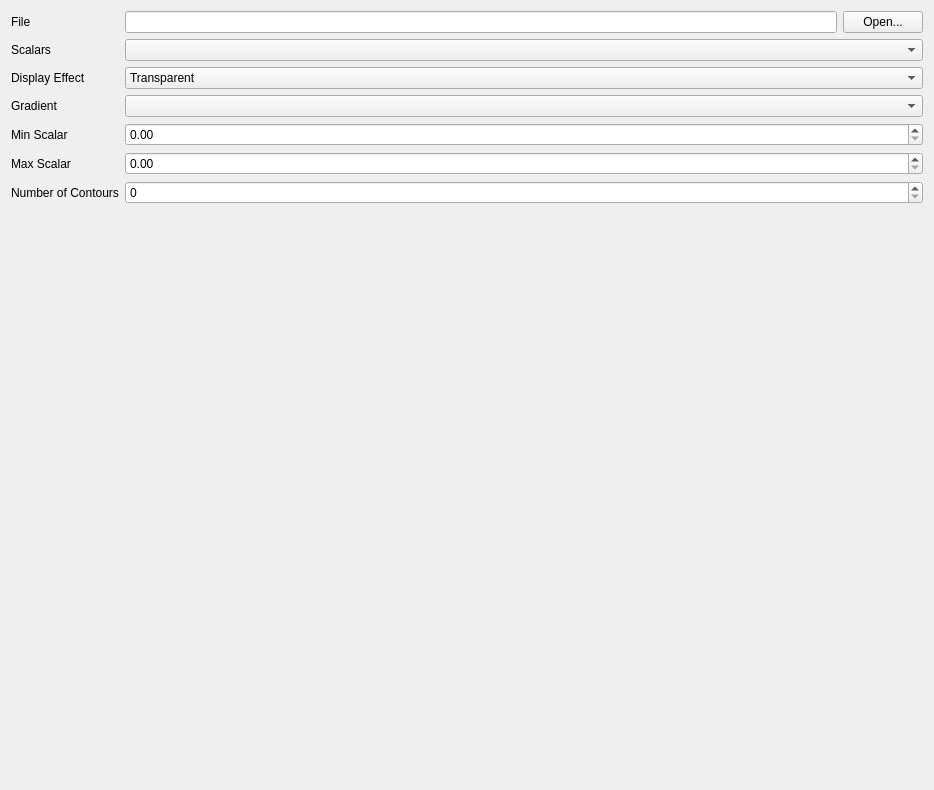
<?xml version="1.0" encoding="UTF-8"?>
<ui version="4.0">
 <class>IsosurfaceConfig</class>
 <widget class="QWidget" name="IsosurfaceConfig">
  <property name="geometry">
   <rect>
    <x>0</x>
    <y>0</y>
    <width>934</width>
    <height>790</height>
   </rect>
  </property>
  <property name="maximumSize">
   <size>
    <width>16777215</width>
    <height>16777215</height>
   </size>
  </property>
  <property name="windowTitle">
   <string>Form</string>
  </property>
  <layout class="QGridLayout" name="gridLayout_2">
   <item row="0" column="0">
    <layout class="QGridLayout" name="gridLayout">
     <item row="5" column="0">
      <widget class="QLabel" name="label_2">
       <property name="text">
        <string>Min Scalar</string>
       </property>
      </widget>
     </item>
     <item row="2" column="0">
      <widget class="QLabel" name="label">
       <property name="text">
        <string>Scalars</string>
       </property>
      </widget>
     </item>
     <item row="0" column="0">
      <widget class="QLabel" name="label_5">
       <property name="text">
        <string>File</string>
       </property>
      </widget>
     </item>
     <item row="8" column="0">
      <spacer name="verticalSpacer">
       <property name="orientation">
        <enum>Qt::Vertical</enum>
       </property>
       <property name="sizeHint" stdset="0">
        <size>
         <width>20</width>
         <height>40</height>
        </size>
       </property>
      </spacer>
     </item>
     <item row="6" column="0">
      <widget class="QLabel" name="label_3">
       <property name="text">
        <string>Max Scalar</string>
       </property>
      </widget>
     </item>
     <item row="7" column="0">
      <widget class="QLabel" name="label_4">
       <property name="text">
        <string>Number of Contours</string>
       </property>
      </widget>
     </item>
     <item row="0" column="1">
      <widget class="QLineEdit" name="fileNameEdit">
       <property name="minimumSize">
        <size>
         <width>120</width>
         <height>0</height>
        </size>
       </property>
       <property name="readOnly">
        <bool>true</bool>
       </property>
      </widget>
     </item>
     <item row="0" column="2">
      <widget class="QPushButton" name="openFileButton">
       <property name="text">
        <string>Open...</string>
       </property>
      </widget>
     </item>
     <item row="7" column="1" colspan="2">
      <widget class="QSpinBox" name="numOfContoursSpinBox"/>
     </item>
     <item row="6" column="1" colspan="2">
      <widget class="QDoubleSpinBox" name="maxScalarSpinBox">
       <property name="singleStep">
        <double>0.100000000000000</double>
       </property>
      </widget>
     </item>
     <item row="5" column="1" colspan="2">
      <widget class="QDoubleSpinBox" name="minScalarSpinBox">
       <property name="singleStep">
        <double>0.010000000000000</double>
       </property>
      </widget>
     </item>
     <item row="3" column="1" colspan="2">
      <widget class="QComboBox" name="displayEffectCombo">
       <item>
        <property name="text">
         <string>Transparent</string>
        </property>
       </item>
       <item>
        <property name="text">
         <string>Opaque</string>
        </property>
       </item>
       <item>
        <property name="text">
         <string>Wireframe</string>
        </property>
       </item>
      </widget>
     </item>
     <item row="3" column="0">
      <widget class="QLabel" name="label_6">
       <property name="text">
        <string>Display Effect</string>
       </property>
      </widget>
     </item>
     <item row="2" column="1" colspan="2">
      <widget class="QComboBox" name="scalarCombo"/>
     </item>
     <item row="4" column="0">
      <widget class="QLabel" name="label_7">
       <property name="text">
        <string>Gradient</string>
       </property>
      </widget>
     </item>
     <item row="4" column="1" colspan="2">
      <widget class="Widgets::GradientComboBox" name="gradientCombo"/>
     </item>
    </layout>
   </item>
  </layout>
 </widget>
 <customwidgets>
  <customwidget>
   <class>Widgets::GradientComboBox</class>
   <extends>QComboBox</extends>
   <header>gradientcombobox.h</header>
  </customwidget>
 </customwidgets>
 <resources/>
 <connections/>
</ui>
